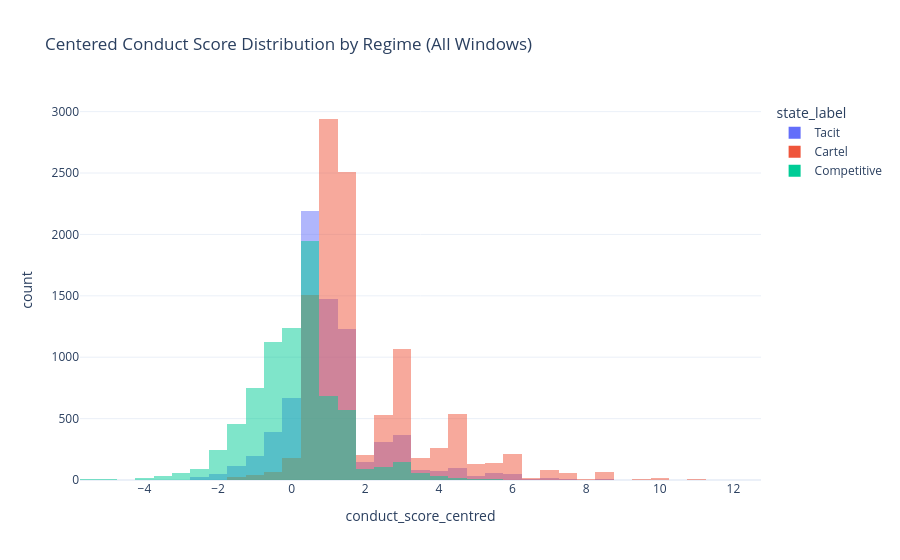

The cell this chart's notebook holds for it:
### Markdown cell above
### Distribution of conduct score

### Code cell
fig = px.histogram(
    validation_df,
    x="conduct_score_centred",
    color="state_label",
    nbins=60,
    opacity=0.5,
    barmode="overlay",
    title="Centered Conduct Score Distribution by Regime (All Windows)",
    template="plotly_white"
)
fig.show()

### Figure 1 — Plotly figure (JSON) as saved in the notebook; plotly's stock layout.template omitted (floating-point values rounded to 4 significant figures; data arrays with more than 128 entries replaced by an {"elided": "..."} marker saying what was removed)
{"data": [{"bingroup": "x", "hovertemplate": "state_label=Tacit<br>conduct_score_centred=%{x}<br>count=%{y}<extra></extra>", "legendgroup": "Tacit", "marker": {"color": "#636efa", "opacity": 0.5, "pattern": {"shape": ""}}, "name": "Tacit", "nbinsx": 60, "orientation": "v", "showlegend": true, "type": "histogram", "x": {"elided": "7596 float values"}, "xaxis": "x", "yaxis": "y"}, {"bingroup": "x", "hovertemplate": "state_label=Cartel<br>conduct_score_centred=%{x}<br>count=%{y}<extra></extra>", "legendgroup": "Cartel", "marker": {"color": "#EF553B", "opacity": 0.5, "pattern": {"shape": ""}}, "name": "Cartel", "nbinsx": 60, "orientation": "v", "showlegend": true, "type": "histogram", "x": {"elided": "10803 float values"}, "xaxis": "x", "yaxis": "y"}, {"bingroup": "x", "hovertemplate": "state_label=Competitive<br>conduct_score_centred=%{x}<br>count=%{y}<extra></extra>", "legendgroup": "Competitive", "marker": {"color": "#00cc96", "opacity": 0.5, "pattern": {"shape": ""}}, "name": "Competitive", "nbinsx": 60, "orientation": "v", "showlegend": true, "type": "histogram", "x": {"elided": "7681 float values"}, "xaxis": "x", "yaxis": "y"}], "layout": {"barmode": "overlay", "legend": {"title": {"text": "state_label"}, "tracegroupgap": 0}, "title": {"text": "Centered Conduct Score Distribution by Regime (All Windows)"}, "xaxis": {"anchor": "y", "domain": [0, 1], "title": {"text": "conduct_score_centred"}}, "yaxis": {"anchor": "x", "domain": [0, 1], "title": {"text": "count"}}}}
